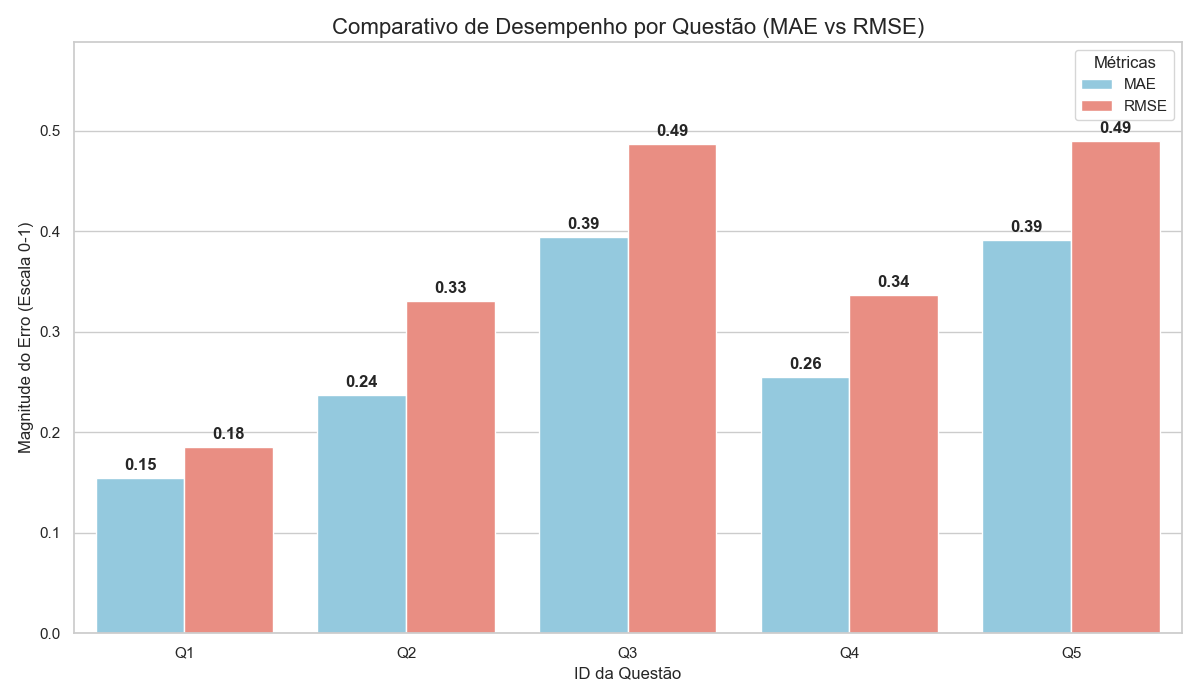

The Python source for this figure:

import pandas as pd
import numpy as np
import matplotlib.pyplot as plt
import seaborn as sns
from sklearn.metrics import mean_absolute_error, mean_squared_error
import os

def calculate_per_question_metrics(csv_path='api/results.csv'):
    if not os.path.exists(csv_path):
        print(f"❌ Erro: Arquivo {csv_path} não encontrado.")
        return

    print(f"📊 Analisando resultados por questão de: {csv_path}...")
    
    try:
        df = pd.read_csv(csv_path)
        df = df.dropna(subset=['question_id', 'original_grade', 'evaluated_grade'])
        
        results = []
        
        # Analisa questões de 1 a 5
        for qid in range(1, 6):
            q_df = df[df['question_id'] == qid]
            
            if len(q_df) == 0:
                print(f"⚠️ Aviso: Nenhuma amostra encontrada para a questão {qid}")
                continue
                
            mae = mean_absolute_error(q_df['original_grade'], q_df['evaluated_grade'])
            rmse = np.sqrt(mean_squared_error(q_df['original_grade'], q_df['evaluated_grade']))
            
            results.append({
                'Questão': f'Q{qid}',
                'MAE': mae,
                'RMSE': rmse,
                'Amostras': len(q_df)
            })
            
            print(f"✅ Questão {qid}: MAE={mae:.4f}, RMSE={rmse:.4f} ({len(q_df)} amostras)")

        if not results:
            print("❌ Erro: Nenhum dado processado.")
            return

        # Criar DataFrame para plotagem
        res_df = pd.DataFrame(results)
        
        # Transformar para formato "long" (ideal para o Seaborn)
        plot_df = res_df.melt(id_vars='Questão', value_vars=['MAE', 'RMSE'], 
                              var_name='Métrica', value_name='Erro')

        # Gerar Gráfico
        sns.set_theme(style="whitegrid")
        plt.figure(figsize=(12, 7))
        
        ax = sns.barplot(x='Questão', y='Erro', hue='Métrica', data=plot_df, palette=['skyblue', 'salmon'])
        
        # Adicionar valores no topo das barras
        for p in ax.patches:
            if p.get_height() > 0:
                ax.annotate(f'{p.get_height():.2f}', 
                            (p.get_x() + p.get_width() / 2., p.get_height()), 
                            ha = 'center', va = 'center', 
                            xytext = (0, 9), 
                            textcoords = 'offset points',
                            fontweight='bold')

        plt.title('Comparativo de Desempenho por Questão (MAE vs RMSE)', fontsize=16)
        plt.ylabel('Magnitude do Erro (Escala 0-1)', fontsize=12)
        plt.xlabel('ID da Questão', fontsize=12)
        plt.ylim(0, max(plot_df['Erro']) * 1.2)
        plt.legend(title='Métricas', loc='upper right')
        
        plt.tight_layout()
        plt.savefig('api/metrics_per_question.png')
        print("\n✅ Gráfico comparativo por questão salvo em: api/metrics_per_question.png")

    except Exception as e:
        print(f"❌ Ocorreu um erro: {e}")

if __name__ == "__main__":
    calculate_per_question_metrics()
